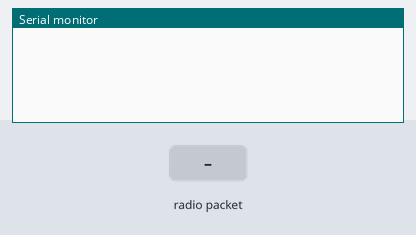
This sketch was run on a simulated Arduino Uno, built with avr-gcc and run on an emulated ATmega328P. Parts: the last lines printed to the serial monitor. The test bench sets the inputs (shaded band). No radio packets arrive unless stated.

Above: at 1.2 s.
1.3 s: radio packet "ARM" arrives
At 2.3 s:
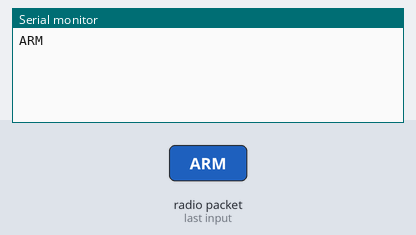
2.8 s: radio packet "LAUNCH" arrives
At 3.4 s:
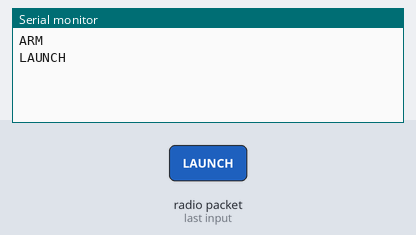
4.3 s: radio packet "OK" arrives
At 5.5 s:
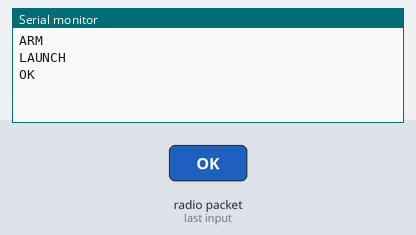
5.8 s: radio packet "5" arrives
At 6.9 s:
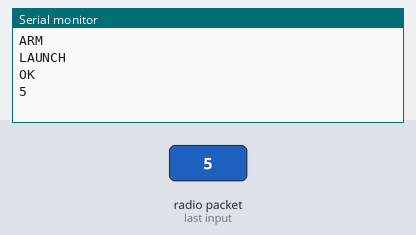

The sketch:

gndStation.ino
```cpp
#include <SPI.h>
#include <LoRa.h>

#define NSS_PIN 10
#define RST_PIN 9
#define DIO0_PIN 2

enum lauchState {
  IDLE,
  ARMED,
  COUNTDOWN,
  LAUNCHED,
};

lauchState state = IDLE;


String commandToSend = "";
float loadCellValue = 0.0;

uint32_t timer = millis();

void setup() {
  Serial.begin(115200);
  while (!Serial)
    ;

//  Serial.println("Ground Station Initializing...");

  LoRa.setPins(NSS_PIN, RST_PIN, DIO0_PIN);
  if (!LoRa.begin(433E6)) {
    Serial.println("Starting LoRa failed!");
    while (1)
      ;
  }

//  Serial.println("LoRa initialized successfully!");
//  Serial.println("Type ARM, LAUNCH, or CHECK in Serial Monitor.");
}

void loop() {
  if (Serial.available()) {
    commandToSend = Serial.readStringUntil('\n');
    commandToSend.trim();
    if(commandToSend == "ARM") state = ARMED;
    if(commandToSend == "LAUNCH") state = LAUNCHED;
    sendCommand(commandToSend);
  }

  incoming();

  if (state == IDLE) {
    if (millis() - timer > 5000) {
      sendCommand("CHECK");
      timer = millis();
    }
  }
}


void sendCommand(String cmd) {
  LoRa.beginPacket();
  LoRa.print(cmd);
  LoRa.endPacket();
}
```

incoming.ino
```cpp
void incoming() {
  // Check for received packets
  int packetSize = LoRa.parsePacket();
  if (packetSize) {
    String received = "";
    while (LoRa.available()) received += (char)LoRa.read();
    received.trim();
    // Serial.print("Received raw: ");
     Serial.println(received);

    if (received.startsWith("OK")) {
      int commaIndex = received.indexOf(',');
      if (commaIndex > 0 && commaIndex < received.length() - 1) {
        String valStr = received.substring(commaIndex + 1);
        loadCellValue = valStr.toFloat();
//        Serial.println(loadCellValue, 2);
      }
    }

//    else Serial.println("LP not Ready");
  }
}
```

Measured:
- after the input at 1.3 s, the serial monitor: prints a new line at once (image 1)
- after the input at 2.8 s, the serial monitor: prints a new line at once (image 2)
- after the input at 4.3 s, the serial monitor: prints a new line at once (image 3)
- after the input at 5.8 s, the serial monitor: prints a new line at once (image 4)
